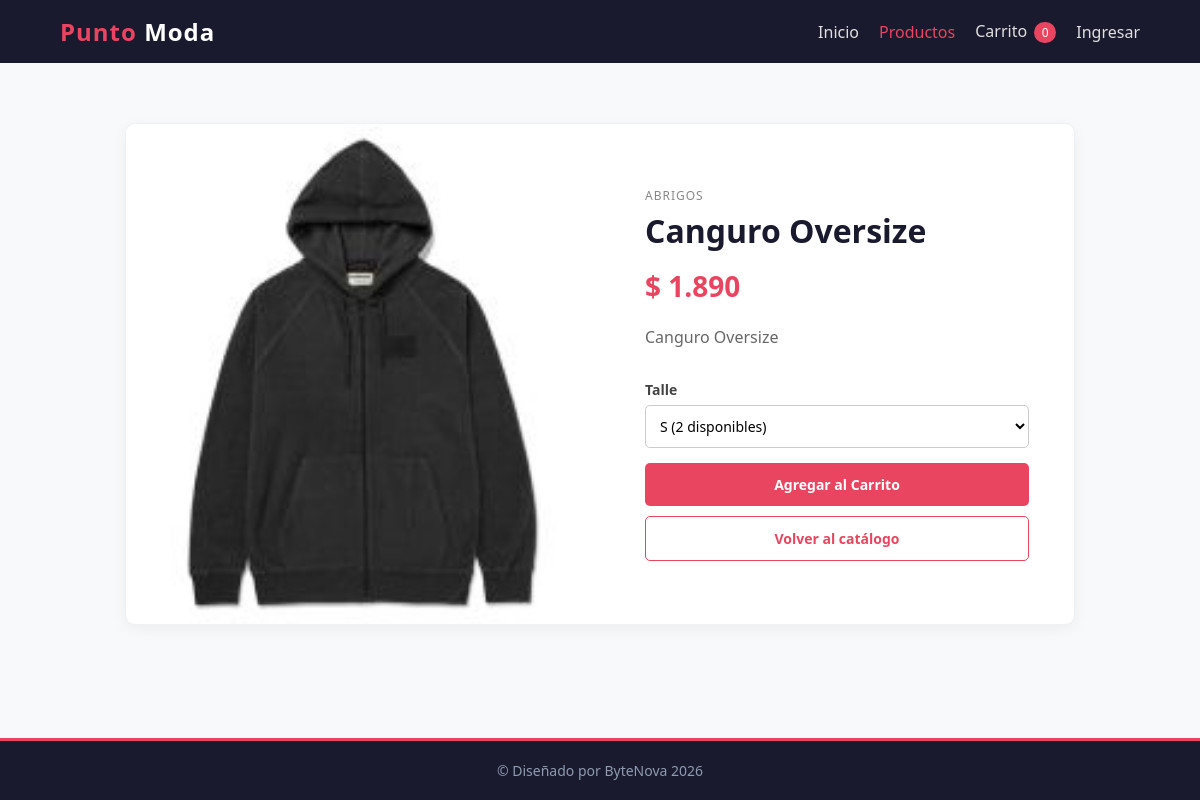
Screenshot of /index.php?pagina=producto&id=1 with the database file from the repository.
### tables this page shows
CREATE TABLE Producto (
    id_producto INT AUTO_INCREMENT PRIMARY KEY,
    nombre VARCHAR(100) NOT NULL,
    descripcion TEXT,
    precio DECIMAL(10,2) NOT NULL,
    imagen VARCHAR(255),
    stock_minimo INT NOT NULL DEFAULT 0,
    activo TINYINT NOT NULL DEFAULT 1,
    id_categoria INT NOT NULL,
    FOREIGN KEY (id_categoria) REFERENCES Categoria(id_categoria)
);

CREATE TABLE Categoria (
    id_categoria INT AUTO_INCREMENT PRIMARY KEY,
    nombre VARCHAR(60) NOT NULL UNIQUE
);

### controllers/ProductoController.php (called while the page is built, shortened)
<?php
require_once __DIR__ . "/../models/ProductoModel.php";
class ProductoController {
    private $productoModel;
    public function __construct($conexion) {
        $this->productoModel = new ProductoModel($conexion);
    }
    public function mostrarDetalle() {
        $id = filter_var($_GET["id"] ?? "", FILTER_VALIDATE_INT);
        $producto = null;
        $talles = [];
        $precioCarrito = 0;
        if ($id !== false && $id > 0) {
            $producto = $this->productoModel->obtenerProductoPorId($id);
        }
        if ($producto) {
            $talles = $this->productoModel->listarTalles($id);
            $precioCarrito = $producto["precio_promocional"] ?? $producto["precio"];
        } else {
            http_response_code(404);
        }
        require __DIR__ . "/../views/detalle-producto.php";
    }
}

### models/ProductoModel.php (called while the page is built, shortened)
<?php
class ProductoModel {
    private $conexion;
    public function __construct($conexion) {
        $this->conexion = $conexion;
    }
    public function obtenerProductoPorId($idProducto) {
        $sql = "SELECT Producto.id_producto, Producto.nombre, Producto.descripcion, Producto.precio,
		(SELECT MIN(Promocion_Producto.precio_promocional)
            FROM Promocion_Producto
            JOIN Promocion ON Promocion_Producto.id_promocion = Promocion.id_promocion
            WHERE Promocion_Producto.id_producto = Producto.id_producto
                AND Promocion.activo = 1
                AND Promocion_Producto.precio_promocional < Producto.precio
                AND CURRENT_DATE BETWEEN Promocion.fecha_inicio AND Promocion.fecha_fin)
            AS precio_promocional, Producto.imagen,
        COALESCE((SELECT SUM(Producto_Talle.stock)
            FROM Producto_Talle
            WHERE Producto_Talle.id_producto = Producto.id_producto), 0) AS stock,
        Categoria.nombre AS categoria
		FROM Producto
		JOIN Categoria ON Producto.id_categoria = Categoria.id_categoria
		WHERE Producto.id_producto = ? AND Producto.activo = 1";
        $consulta = mysqli_prepare($this->conexion, $sql);
        mysqli_stmt_bind_param($consulta, "i", $idProducto);
        mysqli_stmt_execute($consulta);
        $resultado = mysqli_stmt_get_result($consulta);
        $producto = mysqli_fetch_assoc($resultado);
        return $producto;
    }
    public function listarTalles($idProducto) {
        $consulta = $this->conexion->prepare("SELECT talle, stock FROM Producto_Talle WHERE id_producto = ?
            ORDER BY CASE talle WHEN 'XS' THEN 1 WHEN 'S' THEN 2 WHEN 'M' THEN 3
                WHEN 'L' THEN 4 WHEN 'XL' THEN 5 WHEN 'XXL' THEN 6 ELSE 7 END, talle ASC");
        $consulta->bind_param("i", $idProducto);
        $consulta->execute();
        $resultado = $consulta->get_result();
        $talles = [];
        while ($talle = $resultado->fetch_assoc()) {
            $talles[] = $talle;
        }
        return $talles;
    }
}

### config/auth.php (called while the page is built, shortened)
<?php
function escapar($texto) {
    return htmlspecialchars((string)$texto, ENT_QUOTES, "UTF-8");
}

### views/detalle-producto.php (the view, shortened to what this page needs)
<?php
require __DIR__ . "/header.php";
?>
<main>
		<?php if ($producto): ?>
			<section class="detalle-producto">
				<div class="detalle-imagen">
					<img src="<?php echo htmlspecialchars($producto["imagen"]); ?>" alt="<?php echo htmlspecialchars($producto["nombre"]); ?>">
				</div>
				<div class="detalle-info">
					<p class="categoria-producto"><?php echo htmlspecialchars($producto["categoria"]); ?></p>
					<h1><?php echo htmlspecialchars($producto["nombre"]); ?></h1>
					<?php if ($producto["precio_promocional"] != null): ?>
						<p class="detalle-precio">$ <?php echo number_format($producto["precio_promocional"], 0, ",", "."); ?></p>
					<?php else: ?>
						<p class="detalle-precio">$ <?php echo number_format($producto["precio"], 0, ",", "."); ?></p>
					<?php endif; ?>
					<p class="detalle-descripcion"><?php echo htmlspecialchars($producto["descripcion"]); ?></p>
					<div class="seleccion-talle detalle-talle">
						<label for="talle-detalle">Talle</label>
						<select id="talle-detalle" class="selector-talle" data-producto-id="<?php echo escapar($producto["id_producto"]); ?>">
							<?php $seleccionInicialDefinida = false; ?>
							<?php foreach ($talles as $filaTalle): ?>
								<option value="<?php echo htmlspecialchars($filaTalle["talle"]); ?>" data-stock="<?php echo (int)$filaTalle["stock"]; ?>" <?php if ($filaTalle["stock"] <= 0) { echo "disabled"; } elseif (!$seleccionInicialDefinida) { echo "selected"; $seleccionInicialDefinida = true; } ?>>
								    <?php echo htmlspecialchars($filaTalle["talle"]); ?>
								    <?php if ($filaTalle["stock"] > 0): ?>
								        (<?php echo escapar($filaTalle["stock"]); ?> disponibles)
								    <?php else: ?>
								        (agotado)
								    <?php endif; ?>
								</option>
							<?php endforeach; ?>
						</select>
					</div>
					<div class="detalle-acciones">
						<button
							type="button"
							class="btn btn-agregar-producto"
							data-id="<?php echo escapar($producto["id_producto"]); ?>"
							data-nombre="<?php echo htmlspecialchars($producto["nombre"]); ?>"
							data-precio="<?php echo escapar($precioCarrito); ?>"
							<?php if ($producto["stock"] <= 0) echo "disabled"; ?>
						>Agregar al Carrito</button>
						<a href="index.php?pagina=productos" class="btn btn-secundario">Volver al catálogo</a>
					</div>
				</div>
			</section>
		<?php else: ?>
			<p>No se encontró el producto.</p>
		<?php endif; ?>
	</main>
<?php
require __DIR__ . "/footer.php";
?>

### css/style.css (style rules this page uses)
* { margin: 0; padding: 0; box-sizing: border-box; font-family: 'Segoe UI', Tahoma, Geneva, Verdana, sans-serif; }
body { background-color: #f8f9fa; color: #333; display: flex; flex-direction: column; min-height: 100vh; }
main { flex: 1; padding: 40px 5%; }
.btn { display: inline-block; background-color: #e94560; color: white; padding: 12px 30px; text-decoration: none; border-radius: 5px; font-weight: bold; transition: background 0.3s; border: none; cursor: pointer; font-size: 14px; text-align: center; }
.btn-secundario { background-color: #fff; color: #e94560; border: 1px solid #e94560; }
.categoria-producto { font-size: 12px; color: #888; text-transform: uppercase; letter-spacing: 1px; margin-bottom: 5px; }
.detalle-producto { max-width: 950px; margin: 20px auto; background-color: #fff; border: 1px solid #eef2f5; border-radius: 10px; box-shadow: 0 4px 15px rgba(0, 0, 0, 0.05); display: flex; overflow: hidden; }
.detalle-imagen, .detalle-info { width: 50%; }
.detalle-imagen { min-height: 500px; background-color: #eceff1; }
.detalle-imagen img { width: 100%; height: 100%; object-fit: cover; }
.detalle-info { padding: 45px; display: flex; flex-direction: column; justify-content: center; }
.detalle-info h1 { font-size: 32px; color: #1a1a2e; margin-bottom: 15px; }
.detalle-precio { font-size: 28px; font-weight: bold; color: #e94560; margin-bottom: 20px; }
.detalle-descripcion { line-height: 1.6; color: #666; margin-bottom: 30px; }
.detalle-acciones { display: flex; flex-direction: column; gap: 10px; }
.seleccion-talle { margin-bottom: 15px; }
.seleccion-talle label { display: block; font-size: 14px; font-weight: 600; color: #444; margin-bottom: 6px; }
.selector-talle { width: 100%; padding: 10px; border: 1px solid #ccc; border-radius: 5px; background-color: #fff; font-size: 14px; }

### rows the page displays
producto: imagen (picture), id_categoria.nombre "ABRIGOS", nombre "Canguro Oversize", precio "1.890", descripcion "Canguro Oversize"

### other values shown
form field value "S (2 disponibles)"
